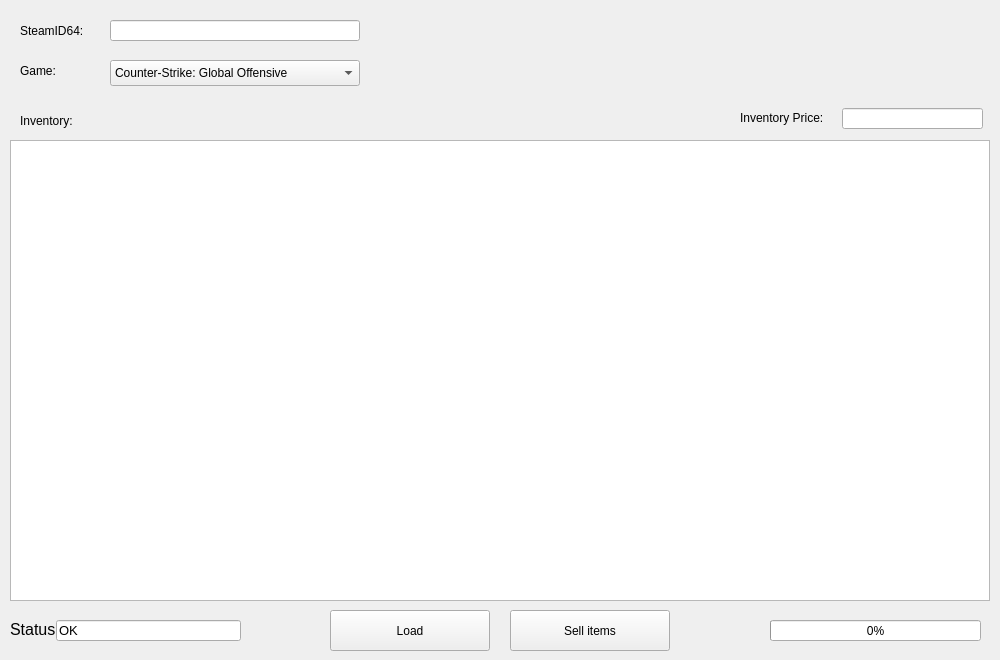
<?xml version="1.0" encoding="UTF-8"?>
<ui version="4.0">
 <class>form_inventory_helper</class>
 <widget class="QWidget" name="form_inventory_helper">
  <property name="geometry">
   <rect>
    <x>0</x>
    <y>0</y>
    <width>1000</width>
    <height>660</height>
   </rect>
  </property>
  <property name="minimumSize">
   <size>
    <width>700</width>
    <height>660</height>
   </size>
  </property>
  <property name="maximumSize">
   <size>
    <width>1000</width>
    <height>660</height>
   </size>
  </property>
  <property name="windowTitle">
   <string>Inventory parser</string>
  </property>
  <widget class="QLineEdit" name="le_steam_id">
   <property name="geometry">
    <rect>
     <x>110</x>
     <y>20</y>
     <width>250</width>
     <height>21</height>
    </rect>
   </property>
   <property name="readOnly">
    <bool>true</bool>
   </property>
  </widget>
  <widget class="QComboBox" name="cb_app_id">
   <property name="geometry">
    <rect>
     <x>110</x>
     <y>60</y>
     <width>250</width>
     <height>26</height>
    </rect>
   </property>
   <item>
    <property name="text">
     <string extracomment="730">Counter-Strike: Global Offensive</string>
    </property>
   </item>
  </widget>
  <widget class="QLabel" name="lb_steam_id">
   <property name="geometry">
    <rect>
     <x>20</x>
     <y>23</y>
     <width>121</width>
     <height>16</height>
    </rect>
   </property>
   <property name="text">
    <string>SteamID64:</string>
   </property>
  </widget>
  <widget class="QLabel" name="lb_add_id">
   <property name="geometry">
    <rect>
     <x>20</x>
     <y>63</y>
     <width>121</width>
     <height>16</height>
    </rect>
   </property>
   <property name="text">
    <string>Game:</string>
   </property>
  </widget>
  <widget class="QTableWidget" name="tw_inventory">
   <property name="geometry">
    <rect>
     <x>10</x>
     <y>140</y>
     <width>980</width>
     <height>461</height>
    </rect>
   </property>
   <property name="editTriggers">
    <set>QAbstractItemView::NoEditTriggers</set>
   </property>
  </widget>
  <widget class="QPushButton" name="pb_load">
   <property name="geometry">
    <rect>
     <x>330</x>
     <y>610</y>
     <width>160</width>
     <height>41</height>
    </rect>
   </property>
   <property name="text">
    <string>Load</string>
   </property>
  </widget>
  <widget class="QLabel" name="lb_inventory">
   <property name="geometry">
    <rect>
     <x>20</x>
     <y>110</y>
     <width>71</width>
     <height>21</height>
    </rect>
   </property>
   <property name="text">
    <string>Inventory:</string>
   </property>
  </widget>
  <widget class="QLabel" name="lb_inventory_price">
   <property name="geometry">
    <rect>
     <x>740</x>
     <y>110</y>
     <width>101</width>
     <height>16</height>
    </rect>
   </property>
   <property name="text">
    <string>Inventory Price:</string>
   </property>
  </widget>
  <widget class="QLineEdit" name="le_inventory_price">
   <property name="geometry">
    <rect>
     <x>842</x>
     <y>108</y>
     <width>141</width>
     <height>21</height>
    </rect>
   </property>
   <property name="readOnly">
    <bool>true</bool>
   </property>
  </widget>
  <widget class="QLabel" name="lb_status">
   <property name="geometry">
    <rect>
     <x>10</x>
     <y>621</y>
     <width>51</width>
     <height>16</height>
    </rect>
   </property>
   <property name="font">
    <font>
     <pointsize>12</pointsize>
    </font>
   </property>
   <property name="text">
    <string>Status:</string>
   </property>
  </widget>
  <widget class="QLineEdit" name="le_status">
   <property name="geometry">
    <rect>
     <x>56</x>
     <y>620</y>
     <width>185</width>
     <height>21</height>
    </rect>
   </property>
   <property name="font">
    <font>
     <pointsize>10</pointsize>
    </font>
   </property>
   <property name="text">
    <string>OK</string>
   </property>
   <property name="readOnly">
    <bool>true</bool>
   </property>
  </widget>
  <widget class="QProgressBar" name="pb_progress">
   <property name="geometry">
    <rect>
     <x>770</x>
     <y>620</y>
     <width>211</width>
     <height>21</height>
    </rect>
   </property>
   <property name="value">
    <number>0</number>
   </property>
  </widget>
  <widget class="QPushButton" name="pb_sell">
   <property name="geometry">
    <rect>
     <x>510</x>
     <y>610</y>
     <width>160</width>
     <height>41</height>
    </rect>
   </property>
   <property name="text">
    <string>Sell items</string>
   </property>
  </widget>
 </widget>
 <resources/>
 <connections/>
</ui>
